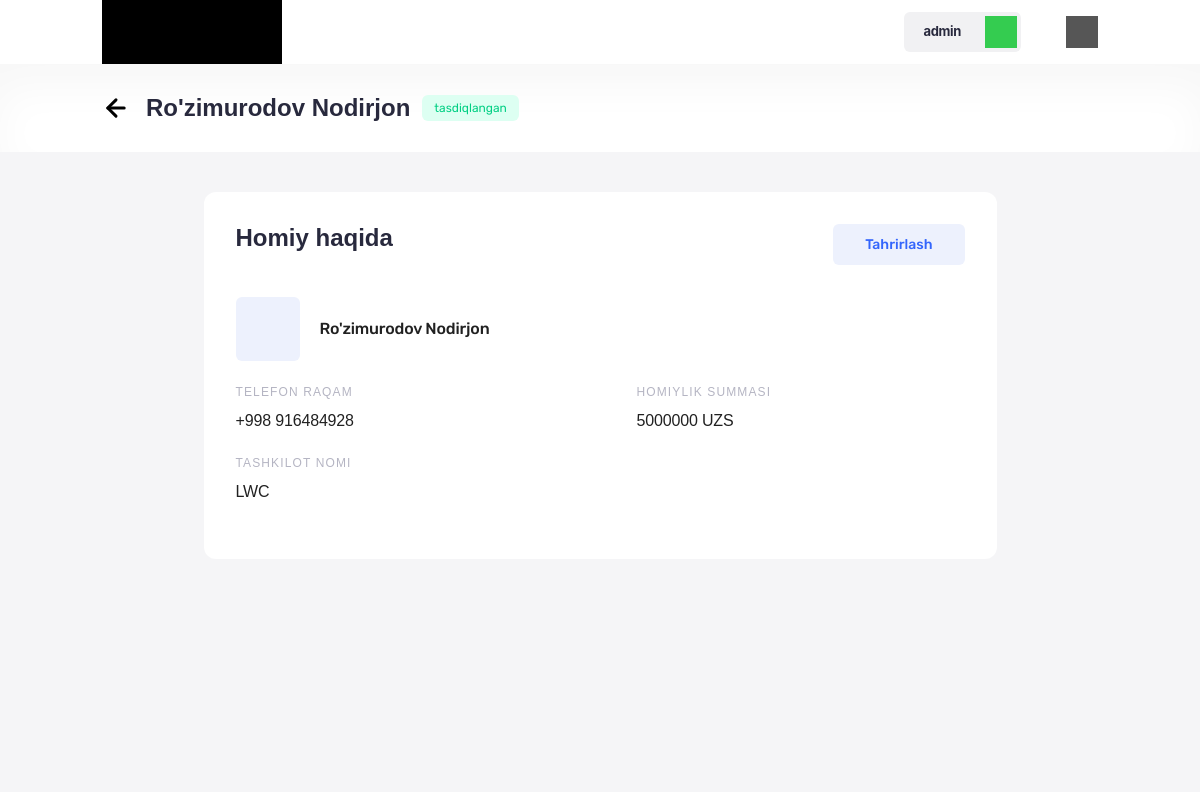
/main/singlehomiy/1/ (signed in), run on the app's committed database.
### Ariza/models.py (models this page shows, shortened)
class Ariza(models.Model):
    type_options = (('yuridik', "Yuridik shaxs"), ('jismoniy', "Jismoniy shaxs"))
    type = models.CharField(max_length=255, choices=type_options)
    status_options = (
        ('yangi', "Yangi ariza tashlandi"),
        ('moderatsiya', "Moderatsya jarayonida"),
        ('tasdiqlangan', "Tasdiqlangan"),
        ('cancel', "Bekor qilingan")
    )
    payment_type_options = (
        ("exchange", "Pul O'tqazmalari" ),
        ("cash", "Naqt to'lov"),
        ("None", "None")
    )
    fish = models.CharField(max_length=255)
    phone = models.CharField(max_length=25)
    amount = models.BigIntegerField()
    tashkilot = models.CharField(max_length=255, null=True, blank=True)
    created_at = models.DateTimeField(auto_now_add=True)
    status = models.CharField(max_length=125, default='yangi', choices=status_options)
    paymentType = models.CharField(max_length=35, choices=payment_type_options, default='None')
    def option_status(self):
        return [i[0] for i in self.status_options]

### main/views.py (the view, shortened to what this page needs)
# urls.py: path('singlehomiy/<int:id>/', singleHomiyView, name='singlehomiy'),
@login_required(login_url='login')
def singleHomiyView(request, id):
    try:
        ariza = Ariza.objects.get(id=id)
    except:
        return render(request, '404.html', )
    return render(request, 'homiyperson.html', {'ariza': ariza})

### templates/homiyperson.html (shortened to what this page needs)
<!DOCTYPE html>
{% load static %}
<html lang="en">
<head>
    <link rel="stylesheet" href="{% static 'styles/homiyperson.css' %}"/>
</head>
<body>
<header>
    <div class="container">
        <div class="header_inner">
            <div class="header__logo"></div>
            <div class="header_account">
                <div class="account-name">{{ request.user.username }}<span></span></div>
                <div class="account-exit"></div>
            </div>
        </div>
    </div>
    <div class="about">
        <div class="container">
            <div class="about_inner">
                <a class="about_back" href="{% url 'homiy' %}"
                ><img src="{% static 'img/arrowleft.svg' %}" alt="back"
                /></a>
                <div class="person_name">{{ ariza.fish }}</div>
                <div class="person_status">{{ ariza.status }}</div>
            </div>
        </div>
    </div>
</header>
<main>
    <div class="person_card">
        <div class="card_top">
            <div class="card_about">Homiy haqida</div>
            <button class="card_edit">Tahrirlash</button>
        </div>
        <div class="person_profile">
            <div class="person_img"></div>
            <div class="person_name-card">{{ ariza.fish }}</div>
        </div>
        <div class="person_info">
            <div class="info_block">
                <div class="info_name">telefon raqam</div>
                <div class="ingo_text">+998 {{ ariza.phone }}</div>
            </div>
            <div class="info_block">
                <div class="info_name">Homiylik summasi</div>
                <div class="ingo_text">{{ ariza.amount }} UZS</div>
            </div>
            {% if ariza.type == 'yuridik' %}
                <div class="info_block">
                    <div class="info_name">Tashkilot nomi</div>
                    <div class="ingo_text">{{ ariza.tashkilot }}</div>
                </div>
            {% endif %}
        </div>
    </div>
</main>
</body>
</html>

### static/styles/homiyperson.css (style rules this page uses)
:root { --main-background-color: #e5e5e5; --blue-text-color: #3366ff; --sky-text-color: rgba(51, 102, 255, 0.6); --text-color: #f44336; }
* { padding: 0; margin: 0; border: 0; font-family: "League Spartan", sans-serif; }
*, *:before, *:after { -moz-box-sizing: border-box; -webkit-box-sizing: border-box; box-sizing: border-box; }
nav, footer, header, aside { display: block; }
html, body { height: 100%; width: 100%; font-size: 100%; line-height: 1; font-size: 12px; -ms-text-size-adjust: 100%; -moz-text-size-adjust: 100%; -webkit-text-size-adjust: 100%; color: var(--main-color); font-family: "Rubik"; }
input, button, textarea { font-family: inherit; }
button { cursor: pointer; color: inherit; }
a, a:visited { text-decoration: none; color: inherit; }
img { vertical-align: top; }
.container { width: 83%; margin: 0 auto; }
main { background-color: rgba(245, 245, 247, 1); min-height: 80vh; width: 100%; padding-top: 40px; }
.header_inner { height: 64px; display: flex; justify-content: space-between; }
.header__logo { height: 100%; width: 180px; background-color: #000; }
.header_account { display: flex; align-items: center; }
.account-name { position: relative; font-family: "SF Pro Text"; font-weight: 700; font-size: 13px; line-height: 150%; text-align: right; letter-spacing: -0.35px; color: #28293d; padding: 10px 60px 10px 20px; background-color: #f1f1f3; border-radius: 6px; margin-right: 45px; }
.account-name span { display: block; position: absolute; width: 32px; height: 32px; right: 4px; top: 4px; background-color: rgb(52, 204, 80); }
.account-exit { width: 32px; height: 32px; background-color: rgb(86, 86, 86); }
.about { padding: 30px 0; box-shadow: inset 0px 25px 40px rgba(0, 0, 0, 0.03); background-color: #fff; }
.about_inner { display: flex; align-items: center; }
.about_back { margin-right: 16px; }
.person_name { font-weight: 700; font-size: 24px; line-height: 28px; color: #28293d; margin-right: 12px; }
.person_status { font-family: "Rubik"; font-style: normal; font-weight: 400; font-size: 12px; line-height: 14px; text-align: center; color: #00cf83; padding: 6px 12px; background: #ddfff2; border-radius: 6px; }
.person_card { width: 793px; margin: 0 auto; background-color: #fff; padding: 32px; border-radius: 12px; }
.card_top { display: flex; justify-content: space-between; }
.card_about { font-weight: 700; font-size: 24px; line-height: 28px; color: #28293d; }
.card_edit { font-family: "Rubik"; font-weight: 500; font-size: 14px; line-height: 17px; color: #3365fc; padding: 12px 32px; background-color: rgba(237, 241, 253, 1); border-radius: 6px; margin-bottom: 32px; }
.person_profile { display: flex; align-items: center; width: 340px; margin-bottom: 24px; }
.person_img { width: 64px; height: 64px; background-color: rgba(237, 241, 253, 1); border-radius: 6px; margin-right: 20px; }
.person_name-card { font-family: "Rubik"; font-weight: 500; font-size: 16px; line-height: 130%; letter-spacing: -0.01em; color: #212121; }
.person_info { display: flex; justify-content: space-between; flex-wrap: wrap; }
.info_block { width: 45%; margin-bottom: 24px; }
.info_name { font-weight: 500; font-size: 12px; line-height: 14px; letter-spacing: 1.125px; text-transform: uppercase; color: #b5b5c3; margin-bottom: 12px; }
.ingo_text { font-weight: 500; font-size: 16px; line-height: 130%; display: flex; align-items: center; letter-spacing: -0.01em; color: #212121; }

### data on the page
Ariza: fish "Ro'zimurodov Nodirjon", status "tasdiqlangan", phone "916484928", amount "5000000", tashkilot "LWC"

### other printed values
{{ request.user.username }} "admin"
